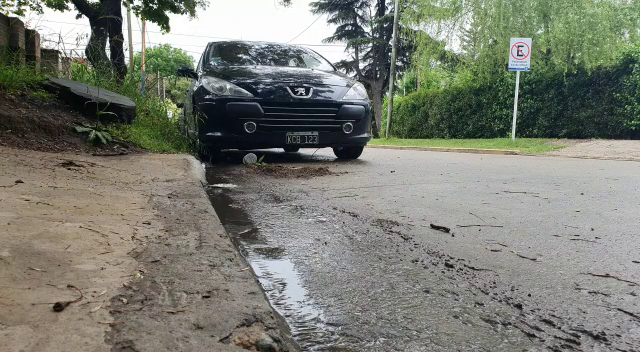
#> input picture frame 45 of parking-ejemplos/Examples-OpenCV/videos/VideoAutoPatenteDiaGustavoSinDetenerse.mp4, 640 x 352 px, given in place of entrada-mov-no-continuo.mp4, which was not available
$ python deteccion-de-patente-por-video.py   (older library calls are emulated)
#> lines starting #> are read from the running program, lines starting #| are printed output that depends on the picture; pictures that were not available may be replaced by others from this repository, and a replacement may not be noted

# Importamos las librerías necesarias
import cv2
import numpy as np
import pytesseract
import re
import time

def analizarCaptura(img):
	text = pytesseract.image_to_string(img)
	textLimpio = limpiezaDeTexto(text)
	patente = esPatenteValida(textLimpio)
	return patente

def limpiezaDeTexto(text):
	text = text.strip()
	charNoadmitidos = [",",".",";","a","b","c","d","e","f","g","h","i","j","k","l","m","n","ñ","o","p","q","r","s","t","u","v","w","x","y","z"," "]
	for char in charNoadmitidos:
		text = text.replace(char, "")
	return text

def esPatenteValida(pseudoPatent):
	expresiones=["[A-Z]{3}[0-9]{3}",
				"[A-Z]{2}[0-9]{3}[A-Z]{2}",
				"[A-Z][0-9]{3}[A-Z]{3}",
				"[0-9]{3}[A-Z]{4}",
				"[A-Z]{3}[0-9]{4}"]
	for exp in expresiones:
		x = re.search(exp, pseudoPatent)
		if(x != None):
			print("Es una patente valida")
			return x.group()
	print("NO es una patente valida")
	return ""

pytesseract.pytesseract.tesseract_cmd = r'C:\Program Files\Tesseract-OCR\tesseract'
# Cargamos el vídeo
camara0 = cv2.VideoCapture("videos/entrada-mov-no-continuo.mp4")
# Inicializamos el primer frame a vacío.
# Nos servirá para obtener el fondo
fondo0 = None
# Ingreso de vehiculo entrante
vehiculoInput = ""

# Recorremos todos los frames
while True:

	# Obtenemos el frame
	(grabbed0, frame0) = camara0.read()
#> frame0 is the input picture: shape (352, 640, 3); mean B, G, R 115, 124.7, 122.7

	# Si hemos llegado al final del vídeo salimos
	if not grabbed0:
		break

	# Convertimos a escala de grises
	gris0 = cv2.cvtColor(frame0, cv2.COLOR_BGR2GRAY)
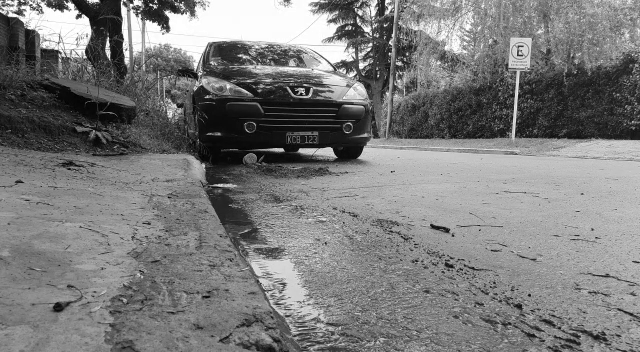
#> gris0: shape (352, 640); min 1, max 255, mean 122.9
	# Aplicamos suavizado para eliminar ruido
	gris0 = cv2.GaussianBlur(gris0, (21, 21), 0)
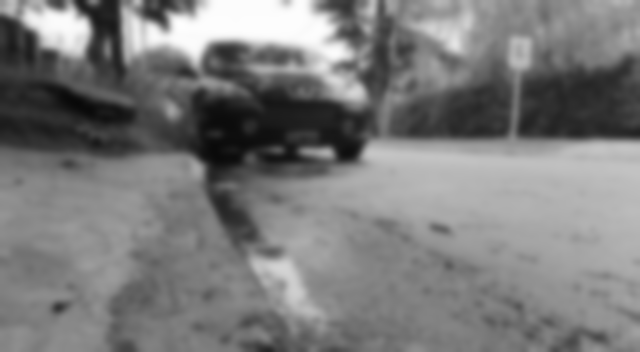
#> gris0: shape (352, 640); min 8, max 254, mean 122.9

	# Si todavía no hemos obtenido el fondo, lo obtenemos
	# Será el primer frame que obtengamos
	if fondo0 is None:
		fondo0 = gris0
		continue

	# Calculo de la diferencia entre el fondo y el frame actual
	resta0 = cv2.absdiff(fondo0, gris0)
	# Aplicamos un umbral
	umbral0 = cv2.threshold(resta0, 25, 255, cv2.THRESH_BINARY)[1]
	# Dilatamos el umbral para tapar agujeros
	umbral0 = cv2.dilate(umbral0, None, iterations=2)

	# Copiamos el umbral para detectar los contornos
	contornosimg0 = umbral0.copy()
	# Buscamos contorno en la imagen
	im, contornos0, hierarchy = cv2.findContours(contornosimg0,cv2.RETR_TREE,cv2.CHAIN_APPROX_SIMPLE)

	frame0 = cv2.resize(frame0, (640, 352))
	cv2.imshow("Camara-0", frame0)

	if vehiculoInput=="" :
		for c0 in contornos0:
			# Eliminamos los contornos más pequeños
			if cv2.contourArea(c0) < 176000:
				continue

			#print(cv2.contourArea(c0))
			# Obtenemos el bounds del contorno, el rectángulo mayor que engloba al contorno
			(x, y, w, h) = cv2.boundingRect(c0)
			# Dibujamos el rectángulo del bounds
			cv2.rectangle(frame0, (x, y), (x + w, y + h), (0, 255, 0), 2)

			#Puntos origen
			pts1 = np.float32([[435,75],[435,150],[610,73],[610,148]])
			#Puntos destino
			pts2 = np.float32([[0,0],[0,75],[175,0],[175,75]])
			#Se calcula la matriz para la corrección de perspectiva
			M = cv2.getPerspectiveTransform(pts1,pts2)
			#Obtenemos la imagen con corrección de pespectiva
			frame0 = cv2.warpPerspective(frame0, M, (175,75))
			#FilterGaussian
			#frame0 = cv2.cvtColor(frame0, cv2.COLOR_BGR2GRAY)
			#frame0 = cv2.adaptiveThreshold(frame0,255,cv2.ADAPTIVE_THRESH_GAUSSIAN_C, cv2.THRESH_BINARY,11,2)
			#Analisis
			patente = analizarCaptura(frame0)
			if patente != "":
				vehiculoInput = patente
				print("La patente es: " + vehiculoInput)

	# Tiempo de espera para que se vea bien
	time.sleep(0.015)

	# Capturamos una tecla para salir
	key = cv2.waitKey(1) & 0xFF

	# Si ha pulsado la letra s, salimos
	if key == ord("s"):
		break

# Liberamos la cámara y cerramos todas las ventanas
camara0.release()
cv2.destroyAllWindows()

$ run again, starting later in the video
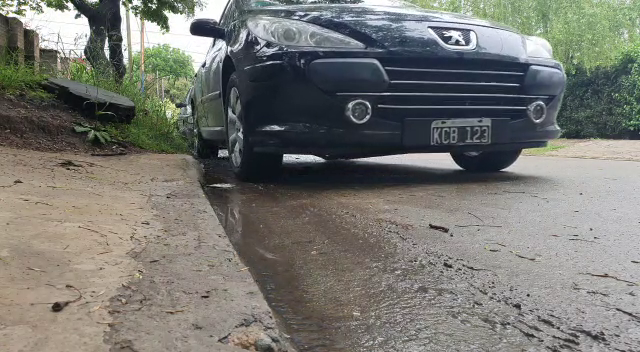
#> input picture frame 202 of parking-ejemplos/Examples-OpenCV/videos/VideoAutoPatenteDiaGustavoSinDetenerse.mp4, 640 x 352 px, given in place of entrada-mov-no-continuo.mp4, which was not available
#> frame0 is the input picture: shape (352, 640, 3); mean B, G, R 113.5, 119.1, 119.1
#> `gris0 = cv2.cvtColor(frame0, cv2.COLOR_BGR2GRAY)`:
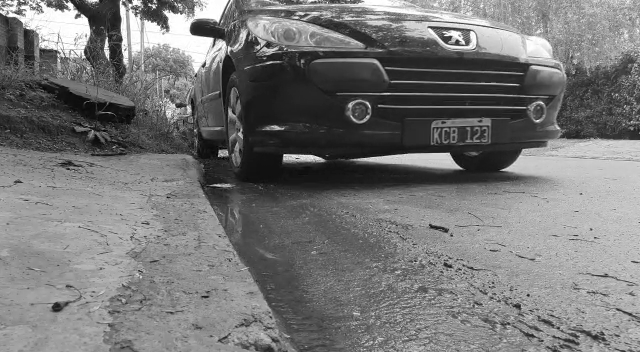
#> gris0: shape (352, 640); min 1, max 255, mean 118.4
#> `gris0 = cv2.GaussianBlur(gris0, (21, 21), 0)`:
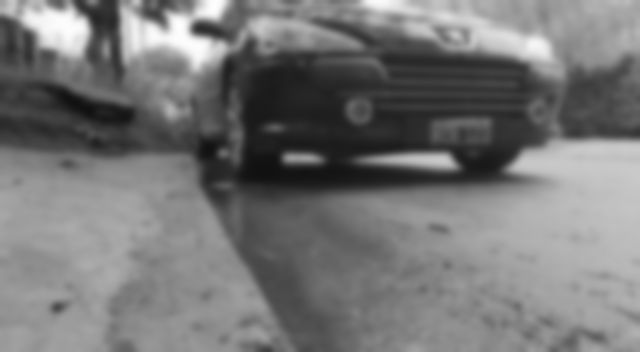
#> gris0: shape (352, 640); min 17, max 254, mean 118.4

$ run again, starting later in the video
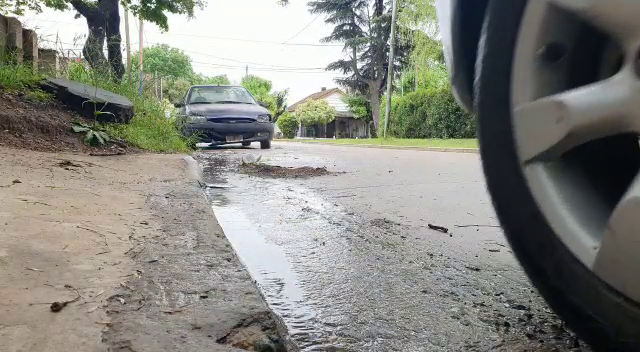
#> input picture frame 360 of parking-ejemplos/Examples-OpenCV/videos/VideoAutoPatenteDiaGustavoSinDetenerse.mp4, 640 x 352 px, given in place of entrada-mov-no-continuo.mp4, which was not available
#> frame0 is the input picture: shape (352, 640, 3); mean B, G, R 127.1, 134, 133.8
#> `gris0 = cv2.cvtColor(frame0, cv2.COLOR_BGR2GRAY)`:
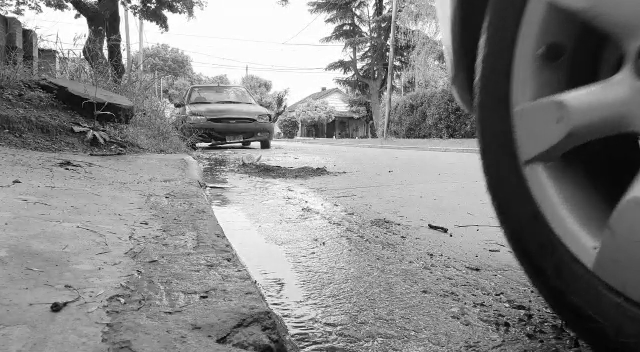
#> gris0: shape (352, 640); min 0, max 255, mean 133.1
#> `gris0 = cv2.GaussianBlur(gris0, (21, 21), 0)`:
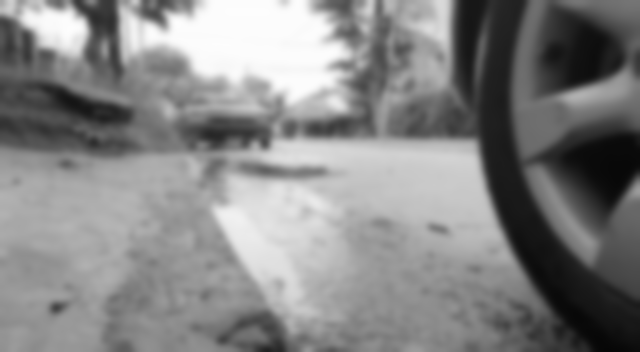
#> gris0: shape (352, 640); min 6, max 253, mean 133.1
